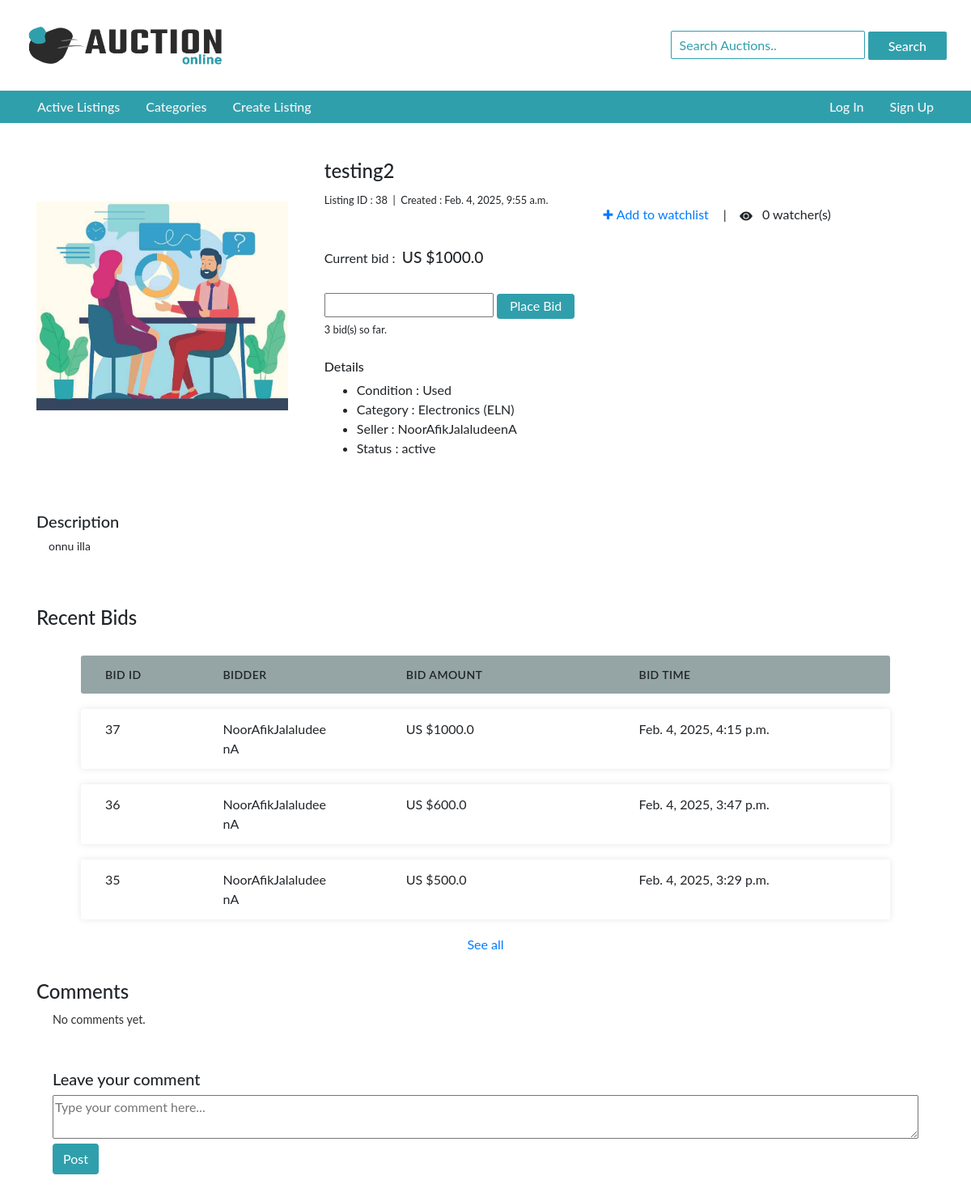
Page /listing/38 on the committed database.
### auctions/models.py (models this page shows, shortened)
class Listing(models.Model):
    title = models.CharField(max_length=130)
    description = models.TextField(max_length=208)
    image = models.ImageField(upload_to='auctions/images/', blank=True)
    category = models.ForeignKey(Category, on_delete=models.CASCADE, related_name="listing")
    starting_bid = models.FloatField()
    current_bid = models.FloatField()
    condition = models.CharField(max_length=5)
    status = models.CharField(max_length=15, default='active')
    create_time = models.DateTimeField(auto_now_add=True)  # Automatically set on creation

class Category(models.Model):
    code = models.CharField(max_length=3)
    name = models.CharField(max_length=45)
    def __str__(self):
        return f"{self.name} ({self.code})"

class User(AbstractUser):
    watchlist = models.ManyToManyField(Listing, blank=True, related_name="watchers")
    listing = models.ManyToManyField(Listing, blank=True, related_name="creater")
    bought_items = models.ManyToManyField(Listing, blank=True, related_name="buyer")
    def __str__(self):
        return f"{self.username}"

class UserBid(models.Model):
    bidder = models.ForeignKey(User, on_delete=models.CASCADE, related_name="user_bid")
    listing = models.ManyToManyField(Listing, related_name="bids")
    bid = models.FloatField()
    time = models.DateTimeField(default=datetime.now)  # Set default correctly

### auctions/views.py (the view, shortened to what this page needs)
# urls.py: path("listing/<int:id>", views.listing, name="listing"),
def listing(request, id, status="None"):
    list_item = Listing.objects.get(id=id)
    watchlist = ""
    watchers_count = list_item.watchers.count()
    no_of_bids = UserBid.objects.filter(listing=list_item).count()
    bids = UserBid.objects.filter(listing=list_item).all().order_by('-id')[:5]
    comments = UserComment.objects.filter(listing=list_item).all().order_by('-id')
    creater = list_item.creater.get()
    outbid = ""
    if list_item.status == "sold":
        if request.user == list_item.buyer.get():
            success = True
            message = "Congratulations! you have won this auction."
        else:
            success = False
            message = ""
    else:
        success = False
        message = ""
    if request.user == creater:
        creater_view = True
    else:
        creater_view = False
    if request.user.is_authenticated:
        watchlist = request.user.watchlist.filter(id=id).first()
    if status == "success":
        success = True
        message = "Congratulations! You have successfully placed your bid."
    elif status == "error_code1":
        success = False
        message = f"Error: Bid amount must be greater than or equal to US ${list_item.starting_bid}"
    elif status == "error_code2":
        success = False
        message = f"Error: Bid amount must be greater than US ${list_item.current_bid}"
    elif status == "error_code3":
        success = False
        message = "There was an error while placing your bid."
    return render(request, "auctions/listing.html", {
        "list":list_item,
        "creater":creater,
        "watchlist":watchlist,
        "watchers_count":watchers_count,
        "outbid":outbid,
        "no_of_bids":no_of_bids,
        "bids":bids,
        "comments":comments,
        "creater_view":creater_view,
        "success":success,
        "message":message
    })

### auctions/templates/auctions/listing.html (shortened to what this page needs)
{% extends 'auctions/layout.html' %}
{% load static %}
{% block body %}
    <div class="container">
        <div class="listing-upper">
            <div class="listing-left">
                <center>
                    <img src="{{ list.image.url }}" alt="{{ list.title }}" style="max-width: 100%; height: auto;">
                </center>
            </div>
            <div class="listing-right">
                <div class="top">
                    <h4>{{list.title}}</h4>
                    <small>Listing ID : {{list.id}}&nbsp;&nbsp;|&nbsp;&nbsp;Created : {{list.create_time}}</small><br>
                    <div class="watchlist-div">
                        <div>
                            <span>
                                {% if watchlist %}
                                    <form action="{% url 'remove_watchlist' %}" method="POST">
                                        {% csrf_token %}
                                        <input type="hidden" name="id" value="{{list.id}}">
                                        <input type="hidden" name="origin" value="listing/{{list.id}}">
                                        <button type="submit" class="hid-btn">
                                            <span style="font-weight: bolder;">&#10003;</span> Added to watchlist
                                        </button>
                                    </form>
                                {% else %}
                                    <form action="{% url 'add_watchlist' %}" method="POST">
                                        <button type="submit" class="hid-btn">&#10010; Add to watchlist</button>
                                    </form>
                                {% endif %}
                        </div>
                        <div>
                        </span>&emsp;|&emsp;
                            <svg width="1em" height="1em" viewBox="0 0 16 16" class="bi bi-eye-fill" fill="currentColor" xmlns="http://www.w3.org/2000/svg">
                                <path d="M10.5 8a2.5 2.5 0 1 1-5 0 2.5 2.5 0 0 1 5 0z"/>
                                <path fill-rule="evenodd" d="M0 8s3-5.5 8-5.5S16 8 16 8s-3 5.5-8 5.5S0 8 0 8zm8 3.5a3.5 3.5 0 1 0 0-7 3.5 3.5 0 0 0 0 7z"/>
                              </svg>
                            &ensp;<span class="watch">{{watchers_count}} watcher(s)</span>
                        </div>
                    </div>
                    <div class="regular-div">
                        <div class="info-div">
                            <br>
                            {% if list.status == 'sold' %}
                                Sold at :
                            {% elif list.status == 'active' %}
                                Current bid :
                            {% else %}
                                Price :
                            {% endif %}
                            &nbsp;<span class="price">US ${{list.current_bid}}</span><br>
                            {% if outbid == 'yes' %}
                                <small>You have been outbid.</small>
                            {% elif outbid == 'no' %}
                                <small>You are the highest bidder.</small>
                            {% else %}
                                <small>&nbsp;</small>
                            {% endif %}
                            <form action="{% url 'place_bid' list.id %}" class="bid-form" method="POST">
                                {% if list.status == "active" %}
                                    <input type="number" name="bid" required="required">
                                    <input type="submit" class="btn Button" value="Place Bid">
                                {% endif %}
                            </form>
                            <small>{{no_of_bids}} bid(s) so far.</small>
                            <br><br>
                            <h6>Details</h6>
                            <ul>
                                <li>Condition : {{list.condition}}</li>
                                <li>Category : {{list.category}}</li>
                                <li>Seller : {{creater}}</li>
                                <li>Status : {{list.status}}</li>
                            </ul><br>
                        </div>
                    </div>
                </div>
            </div>
        </div>
        <div class="listing-middle">
            <h5>Description</h5>
            <p id="listing-description">{{list.description}}</p>
        </div>
        <div class="listing-lower">
            <h4>
                <form action="{% url 'auction_command' %}" method="POST">
                    Recent Bids&nbsp;&nbsp;
                </form>
            </h4>
            <br>
            <div class="bids-div">
                <ul class="responsive-table">
                    <li class="table-header">
                        <div class="col col-1">Bid Id</div>
                        <div class="col col-2">Bidder</div>
                        <div class="col col-3">Bid Amount</div>
                        <div class="col col-4">Bid Time</div>
                    </li>
                    {% for bid in bids %}
                        <li class="table-row">
                            <div class="col col-1" data-label="Bid Id">{{bid.id}}</div>
                            <div class="col col-2" data-label="Bidder">{{bid.bidder}}</div>
                            <div class="col col-3" data-label="Bid Amount">US ${{bid.bid}}</div>
                            <div class="col col-4" data-label="Bid Time">{{bid.time}}</div>
                        </li>
                    {% empty %}
                        <center>No bids yet.</center>
                    {% endfor %}
                </ul>
            </div>
            {% if bids %}
                <center>
                    <a href="{% url 'bids' list.id %}">See all</a>
                </center>
            {% endif %}
        </div>
        <div class="listing-far-lower">
            <h4>Comments</h4>
            {% for comment in comments %}
                <div class="comment-div">
                    <div>
                        <svg width="2em" height="2em" viewBox="0 0 16 16" class="bi bi-person-circle" fill="currentColor" xmlns="http://www.w3.org/2000/svg">
                            <path d="M13.468 12.37C12.758 11.226 11.195 10 8 10s-4.757 1.225-5.468 2.37A6.987 6.987 0 0 0 8 15a6.987 6.987 0 0 0 5.468-2.63z"/>
                            <path fill-rule="evenodd" d="M8 9a3 3 0 1 0 0-6 3 3 0 0 0 0 6z"/>
                            <path fill-rule="evenodd" d="M8 1a7 7 0 1 0 0 14A7 7 0 0 0 8 1zM0 8a8 8 0 1 1 16 0A8 8 0 0 1 0 8z"/>
                        </svg>
                    </div>
                    <div>
                        <div class="comment-user">
                            <span>{{comment.commenter}}</span>&nbsp;
                            <small>Commented on&nbsp;{{comment.time}}</small>
                        </div>
                        <div class="comment-data">{{comment.comment}}</div>
                    </div>
                </div>
            {% empty %}
                    <span id="ncy">No comments yet.</span>
            {% endfor %}
            <div class="add-comment-div">
                <h5>Leave your comment</h5>
                <div>
                    <form action="{% url 'add_comment' %}" method="POST">
                        <textarea name="comment" placeholder="Type your comment here..." required="required"></textarea>
                        <input type="submit" class="btn Button" value="Post">
                    </form>
                </div>
            </div>
        </div>
    </div>
{% endblock %}

### auctions/static/auctions/styles.css (style rules this page uses)
body { padding: 0px; word-break: break-all; font-family: 'lato', sans-serif; }
.price { font-size: 1.2em; font-weight: 500; line-height: 2em; }
.listing-upper { width: 100%; display: flex; box-sizing: border-box; margin-top: 30px; }
.listing-upper > .listing-left { width:28%; height: 24.5em; padding: 5px; position: relative; }
.listing-upper > .listing-right { width: 70%; padding: 15px 10px 10px 45px; line-height: 1.5em; }
.listing-upper > .listing-left img { max-height: 24em; max-width: 100%; position: absolute; top: 0; bottom: 0; left: 0; right: 0; margin: auto; }
.listing-middle { margin-top: 1em; padding-bottom: 1em; }
.listing-lower { margin-top: 2em; margin-bottom: 2em; }
.listing-far-lower { margin-top: 2em; margin-bottom: 5em; }
.bid-form > input[type=submit] { height: 31px; padding: 0px 15px 0px 15px; margin-top: -2px; }
#listing-description { font-size: 14px; padding-left: 15px; padding-right: 15px; }
.watchlist-div { line-height: 10px; box-sizing: border-box; float: right; padding-right: 6em; display: flex; }
.hid-btn { border: none; color: #007bff; text-decoration: none; background-color: transparent; }
.regular-div { display: flex; justify-content: space-between; width: 100%; }
.bids-div { max-width: 1000px; margin-left: auto; margin-right: auto; }
.responsive-table { padding-left: 0px; }
.responsive-table li { border-radius: 3px; padding: 13px 15px; display: flex; justify-content: space-between; margin-bottom: 19px; }
.table-header { background-color: #95A5A6; font-size: 14px; font-weight: 600; text-transform: uppercase; letter-spacing: 0.03em; }
.table-row { background-color: #ffffff; box-shadow: 0px 0px 9px 0px rgba(0,0,0,0.1); }
.col-1 { flex-basis: 10%; }
.col-2 { flex-basis: 30%; }
.col-3 { flex-basis: 23%; }
.col-4 { flex-basis: 32%; }
.Button { background-color: #309fac; color: white; }
#ncy { padding-left: 20px; font-size: .9em; color: #2f3030; }
.add-comment-div { margin-top: 30px; padding: 20px; }
.add-comment-div textarea { width: 100%; min-height: 4vh; }

### rows in the picture
Listing: image (picture), title "testing2", id "38", create_time "Feb. 4, 2025, 9:55 a.m.", current_bid "1000.0", condition "Used", category "Electronics (ELN)", status "active", description "onnu illa"
User: username "NoorAfikJalaludeenA"
UserBid: id "37", bidder "NoorAfikJalaludeenA", bid "1000.0", time "Feb. 4, 2025, 4:15 p.m."
UserBid: id "36", bidder "NoorAfikJalaludeenA", bid "600.0", time "Feb. 4, 2025, 3:47 p.m."
UserBid: id "35", bidder "NoorAfikJalaludeenA", bid "500.0", time "Feb. 4, 2025, 3:29 p.m."

### other values in the picture
{{ watchers_count }} "0"
{{ no_of_bids }} "3"
